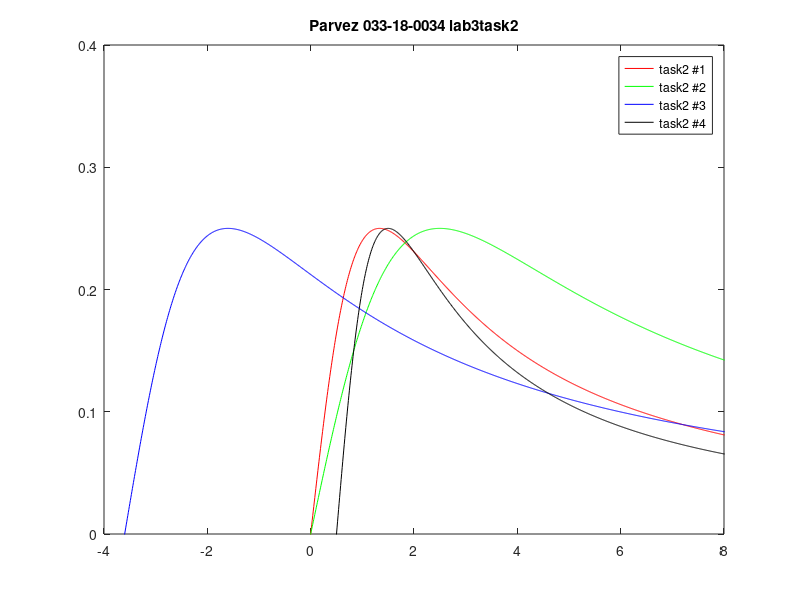

Source code (MATLAB):
t= -10:0.01:10;
t1 = 1.5.*t;
t2=0.8.*t;
t3=t+3.6;
t4=((2.*t)-1);
x = t1./(t1.*t1 + 4);  
x1 = t2./(t2.*t2+ 4);
x2 = t3./(t3.*t3 + 4);  
x3 = t4./(t4.*t4 + 4);  
plot(t, x, 'red', t, x1, 'green', t, x2, 'blue',t,x3,'black');
title 'Parvez 033-18-0034 lab3task2'
legend('task2 #1','task2 #2','task2 #3','task2 #4');
axis([-4 8 0 0.4]);

 
